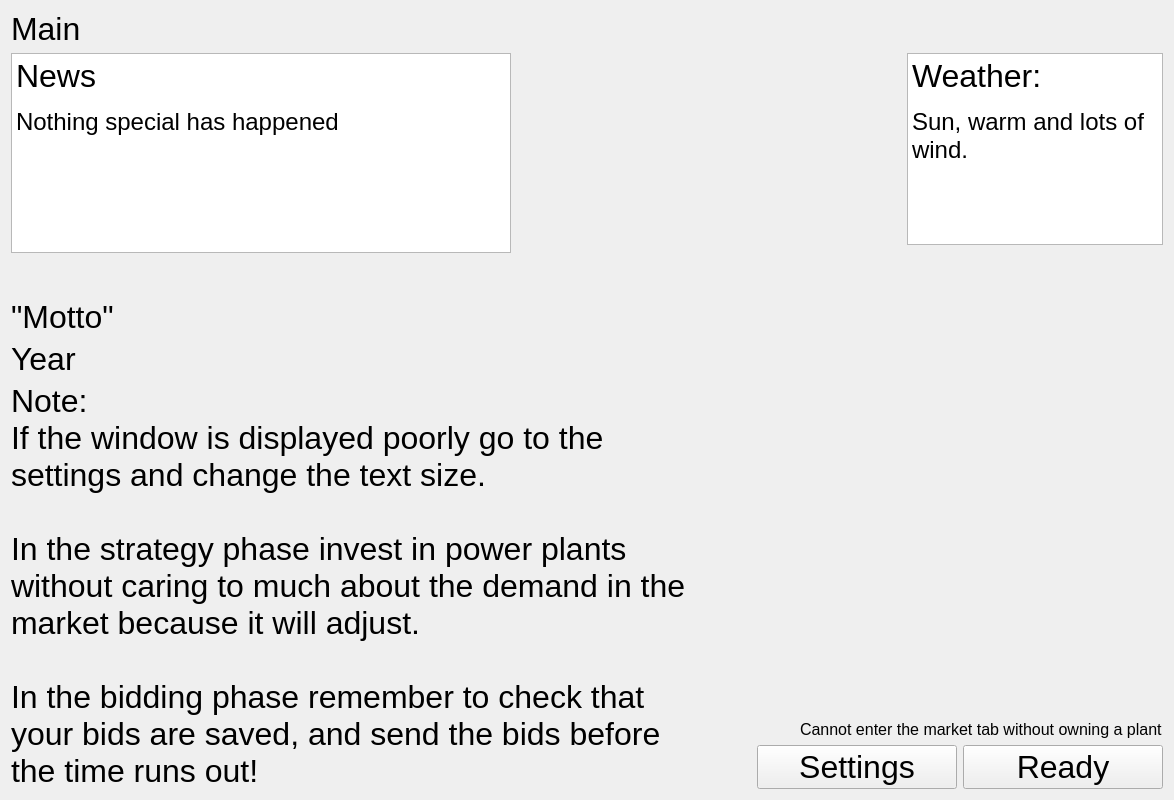
            <widget class="QWidget" name="page_main">
             <layout class="QVBoxLayout" name="verticalLayout_9">
              <item>
               <widget class="QLabel" name="label_4">
                <property name="maximumSize">
                 <size>
                  <width>16777215</width>
                  <height>40</height>
                 </size>
                </property>
                <property name="font">
                 <font>
                  <pointsize>24</pointsize>
                 </font>
                </property>
                <property name="text">
                 <string>Main</string>
                </property>
               </widget>
              </item>
              <item>
               <layout class="QHBoxLayout" name="horizontalLayout_4">
                <item alignment="Qt::AlignLeft|Qt::AlignTop">
                 <widget class="QTextBrowser" name="main_text_newsflash">
                  <property name="sizePolicy">
                   <sizepolicy hsizetype="Expanding" vsizetype="Expanding">
                    <horstretch>0</horstretch>
                    <verstretch>0</verstretch>
                   </sizepolicy>
                  </property>
                  <property name="minimumSize">
                   <size>
                    <width>500</width>
                    <height>200</height>
                   </size>
                  </property>
                  <property name="font">
                   <font>
                    <pointsize>12</pointsize>
                   </font>
                  </property>
                  <property name="tabChangesFocus">
                   <bool>false</bool>
                  </property>
                  <property name="documentTitle">
                   <string>Breaking</string>
                  </property>
                  <property name="lineWrapMode">
                   <enum>QTextEdit::WidgetWidth</enum>
                  </property>
                  <property name="lineWrapColumnOrWidth">
                   <number>50</number>
                  </property>
                  <property name="html">
                   <string>&lt;!DOCTYPE HTML PUBLIC &quot;-//W3C//DTD HTML 4.0//EN&quot; &quot;http://www.w3.org/TR/REC-html40/strict.dtd&quot;&gt;
&lt;html&gt;&lt;head&gt;&lt;meta name=&quot;qrichtext&quot; content=&quot;1&quot; /&gt;&lt;title&gt;Breaking&lt;/title&gt;&lt;style type=&quot;text/css&quot;&gt;
p, li { white-space: pre-wrap; }
&lt;/style&gt;&lt;/head&gt;&lt;body style=&quot; font-family:'MS Shell Dlg 2'; font-size:12pt; font-weight:400; font-style:normal;&quot;&gt;
&lt;p style=&quot; margin-top:0px; margin-bottom:0px; margin-left:0px; margin-right:0px; -qt-block-indent:0; text-indent:0px;&quot;&gt;&lt;span style=&quot; font-size:24pt;&quot;&gt;News&lt;/span&gt;&lt;/p&gt;
&lt;p style=&quot;-qt-paragraph-type:empty; margin-top:0px; margin-bottom:0px; margin-left:0px; margin-right:0px; -qt-block-indent:0; text-indent:0px; font-size:8.25pt;&quot;&gt;&lt;br /&gt;&lt;/p&gt;
&lt;p style=&quot; margin-top:0px; margin-bottom:0px; margin-left:0px; margin-right:0px; -qt-block-indent:0; text-indent:0px;&quot;&gt;&lt;span style=&quot; font-size:18pt;&quot;&gt;Nothing special has happened &lt;/span&gt;&lt;/p&gt;&lt;/body&gt;&lt;/html&gt;</string>
                  </property>
                  <property name="textInteractionFlags">
                   <set>Qt::NoTextInteraction</set>
                  </property>
                 </widget>
                </item>
                <item>
                 <spacer name="horizontalSpacer_20">
                  <property name="orientation">
                   <enum>Qt::Horizontal</enum>
                  </property>
                  <property name="sizeType">
                   <enum>QSizePolicy::Minimum</enum>
                  </property>
                  <property name="sizeHint" stdset="0">
                   <size>
                    <width>40</width>
                    <height>20</height>
                   </size>
                  </property>
                 </spacer>
                </item>
                <item alignment="Qt::AlignRight|Qt::AlignTop">
                 <widget class="QTextBrowser" name="main_text_weather">
                  <property name="sizePolicy">
                   <sizepolicy hsizetype="Expanding" vsizetype="Expanding">
                    <horstretch>0</horstretch>
                    <verstretch>0</verstretch>
                   </sizepolicy>
                  </property>
                  <property name="minimumSize">
                   <size>
                    <width>200</width>
                    <height>0</height>
                   </size>
                  </property>
                  <property name="font">
                   <font>
                    <pointsize>12</pointsize>
                   </font>
                  </property>
                  <property name="html">
                   <string>&lt;!DOCTYPE HTML PUBLIC &quot;-//W3C//DTD HTML 4.0//EN&quot; &quot;http://www.w3.org/TR/REC-html40/strict.dtd&quot;&gt;
&lt;html&gt;&lt;head&gt;&lt;meta name=&quot;qrichtext&quot; content=&quot;1&quot; /&gt;&lt;style type=&quot;text/css&quot;&gt;
p, li { white-space: pre-wrap; }
&lt;/style&gt;&lt;/head&gt;&lt;body style=&quot; font-family:'MS Shell Dlg 2'; font-size:12pt; font-weight:400; font-style:normal;&quot;&gt;
&lt;p style=&quot; margin-top:0px; margin-bottom:0px; margin-left:0px; margin-right:0px; -qt-block-indent:0; text-indent:0px;&quot;&gt;&lt;span style=&quot; font-size:24pt;&quot;&gt;Weather:&lt;/span&gt;&lt;/p&gt;
&lt;p style=&quot;-qt-paragraph-type:empty; margin-top:0px; margin-bottom:0px; margin-left:0px; margin-right:0px; -qt-block-indent:0; text-indent:0px; font-size:8.25pt;&quot;&gt;&lt;br /&gt;&lt;/p&gt;
&lt;p style=&quot; margin-top:0px; margin-bottom:0px; margin-left:0px; margin-right:0px; -qt-block-indent:0; text-indent:0px;&quot;&gt;&lt;span style=&quot; font-size:18pt;&quot;&gt;Sun, warm and lots of wind. &lt;/span&gt;&lt;/p&gt;&lt;/body&gt;&lt;/html&gt;</string>
                  </property>
                 </widget>
                </item>
               </layout>
              </item>
              <item>
               <spacer name="verticalSpacer_14">
                <property name="orientation">
                 <enum>Qt::Vertical</enum>
                </property>
                <property name="sizeType">
                 <enum>QSizePolicy::Fixed</enum>
                </property>
                <property name="sizeHint" stdset="0">
                 <size>
                  <width>20</width>
                  <height>40</height>
                 </size>
                </property>
               </spacer>
              </item>
              <item>
               <layout class="QHBoxLayout" name="horizontalLayout_13">
                <item>
                 <layout class="QVBoxLayout" name="verticalLayout_19">
                  <item alignment="Qt::AlignTop">
                   <widget class="QLabel" name="main_label_motto">
                    <property name="minimumSize">
                     <size>
                      <width>700</width>
                      <height>0</height>
                     </size>
                    </property>
                    <property name="font">
                     <font>
                      <pointsize>24</pointsize>
                     </font>
                    </property>
                    <property name="toolTip">
                     <string>The motto of your company</string>
                    </property>
                    <property name="styleSheet">
                     <string notr="true"/>
                    </property>
                    <property name="text">
                     <string>&quot;Motto&quot;</string>
                    </property>
                    <property name="wordWrap">
                     <bool>true</bool>
                    </property>
                   </widget>
                  </item>
                  <item alignment="Qt::AlignTop">
                   <widget class="QLabel" name="main_label_year">
                    <property name="font">
                     <font>
                      <pointsize>24</pointsize>
                     </font>
                    </property>
                    <property name="toolTip">
                     <string>The current year and the number of years before the game ends</string>
                    </property>
                    <property name="text">
                     <string>Year</string>
                    </property>
                   </widget>
                  </item>
                  <item alignment="Qt::AlignTop">
                   <widget class="QLabel" name="main_label_info">
                    <property name="minimumSize">
                     <size>
                      <width>700</width>
                      <height>0</height>
                     </size>
                    </property>
                    <property name="font">
                     <font>
                      <pointsize>24</pointsize>
                     </font>
                    </property>
                    <property name="text">
                     <string>Note:
If the window is displayed poorly go to the settings and change the text size.

In the strategy phase invest in power plants without caring to much about the demand in the market because it will adjust. 

In the bidding phase remember to check that your bids are saved, and send the bids before the time runs out!</string>
                    </property>
                    <property name="wordWrap">
                     <bool>true</bool>
                    </property>
                   </widget>
                  </item>
                 </layout>
                </item>
                <item>
                 <spacer name="horizontalSpacer_7">
                  <property name="orientation">
                   <enum>Qt::Horizontal</enum>
                  </property>
                  <property name="sizeHint" stdset="0">
                   <size>
                    <width>40</width>
                    <height>20</height>
                   </size>
                  </property>
                 </spacer>
                </item>
                <item>
                 <layout class="QVBoxLayout" name="verticalLayout_24">
                  <property name="leftMargin">
                   <number>0</number>
                  </property>
                  <item>
                   <spacer name="verticalSpacer_18">
                    <property name="orientation">
                     <enum>Qt::Vertical</enum>
                    </property>
                    <property name="sizeHint" stdset="0">
                     <size>
                      <width>20</width>
                      <height>40</height>
                     </size>
                    </property>
                   </spacer>
                  </item>
                  <item alignment="Qt::AlignRight|Qt::AlignBottom">
                   <widget class="QLabel" name="main_label_warning">
                    <property name="font">
                     <font>
                      <pointsize>12</pointsize>
                     </font>
                    </property>
                    <property name="text">
                     <string>Cannot enter the market tab without owning a plant</string>
                    </property>
                   </widget>
                  </item>
                  <item>
                   <layout class="QHBoxLayout" name="horizontalLayout_12">
                    <item>
                     <widget class="QPushButton" name="main_button_settings">
                      <property name="sizePolicy">
                       <sizepolicy hsizetype="Minimum" vsizetype="Fixed">
                        <horstretch>1</horstretch>
                        <verstretch>0</verstretch>
                       </sizepolicy>
                      </property>
                      <property name="minimumSize">
                       <size>
                        <width>200</width>
                        <height>0</height>
                       </size>
                      </property>
                      <property name="maximumSize">
                       <size>
                        <width>300</width>
                        <height>16777215</height>
                       </size>
                      </property>
                      <property name="font">
                       <font>
                        <pointsize>24</pointsize>
                       </font>
                      </property>
                      <property name="text">
                       <string>Settings</string>
                      </property>
                     </widget>
                    </item>
                    <item>
                     <widget class="QPushButton" name="main_button_ready">
                      <property name="sizePolicy">
                       <sizepolicy hsizetype="Minimum" vsizetype="Fixed">
                        <horstretch>1</horstretch>
                        <verstretch>0</verstretch>
                       </sizepolicy>
                      </property>
                      <property name="minimumSize">
                       <size>
                        <width>200</width>
                        <height>0</height>
                       </size>
                      </property>
                      <property name="maximumSize">
                       <size>
                        <width>300</width>
                        <height>16777215</height>
                       </size>
                      </property>
                      <property name="font">
                       <font>
                        <pointsize>24</pointsize>
                       </font>
                      </property>
                      <property name="toolTip">
                       <string>Click when everything is done in this phase, and you are ready for the next phase. In strategy phase you can still make changes while waiting for the other players</string>
                      </property>
                      <property name="text">
                       <string>Ready</string>
                      </property>
                      <property name="checkable">
                       <bool>true</bool>
                      </property>
                      <property name="autoDefault">
                       <bool>true</bool>
                      </property>
                     </widget>
                    </item>
                   </layout>
                  </item>
                 </layout>
                </item>
               </layout>
              </item>
             </layout>
            </widget>
